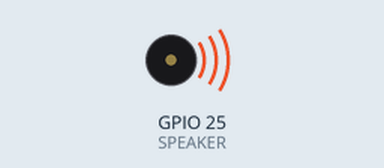
Bench run of a sketch on a simulated ESP32. Parts: buzzer (waves = sounding).

Above: at 0.05 s.
Timing chart, 0 to 3.0 s (numbered marks = the images above):
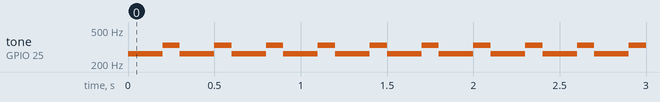

The sketch:

Beat.ino
```cpp
#define SPEAKER 25
#define BEATTIME 100

void setup() {
  // put your setup code here, to run once:
  ledcSetup(1,12000,8);
  ledcAttachPin(SPEAKER,1);
  Serial.begin(9600);

}

void loop() {
  // put your main code here, to run repeatedly:
  unsigned long start = millis();
  while(millis() < start + 5000){
    ledcWriteTone(1,262);
    delay(BEATTIME);
    ledcWriteTone(1,264);
    delay(BEATTIME);
    ledcWriteTone(1,330);
    delay(BEATTIME);
    }

}
```

Measured:
- by itself, tone on GPIO 25 (SPEAKER): repeats every 0.30 s: 264 Hz 0.10 s, 330 Hz 0.10 s, 262 Hz 0.10 s
